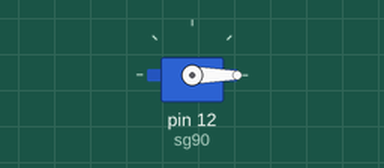
The program below on a simulated MicroPython board. Parts: servo. Servo angles are drawn from the pulse width (0.5 ms = 0°, 2.5 ms = 180°).

Above: at 0.05 s.
Timing chart, 0 to 4.6 s (numbered marks = the images above):
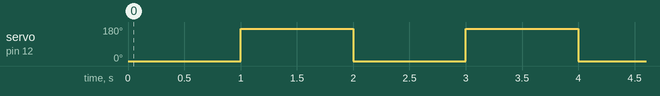

The program:

servomoteur.py
```python
from machine import Pin,PWM
from time import sleep

sg90 = PWM(Pin(12, mode=Pin.OUT))
sg90.freq(50)
min = 1638
max = 7864
# 0.5ms/20ms = 0.025 = 2.5% duty cycle
# 2.4ms/20ms = 0.12 = 12% duty cycle

# 0.025*65535=1638
# 0.12*65535=7864

while True:
    sg90.duty_u16(min)
    sleep(1)
    sg90.duty_u16(max)
    sleep(1)
    
```

Measured:
- by itself, servo on pin 12 (sg90): alternates 171° for 1.0 s and 0° for 1.0 s
